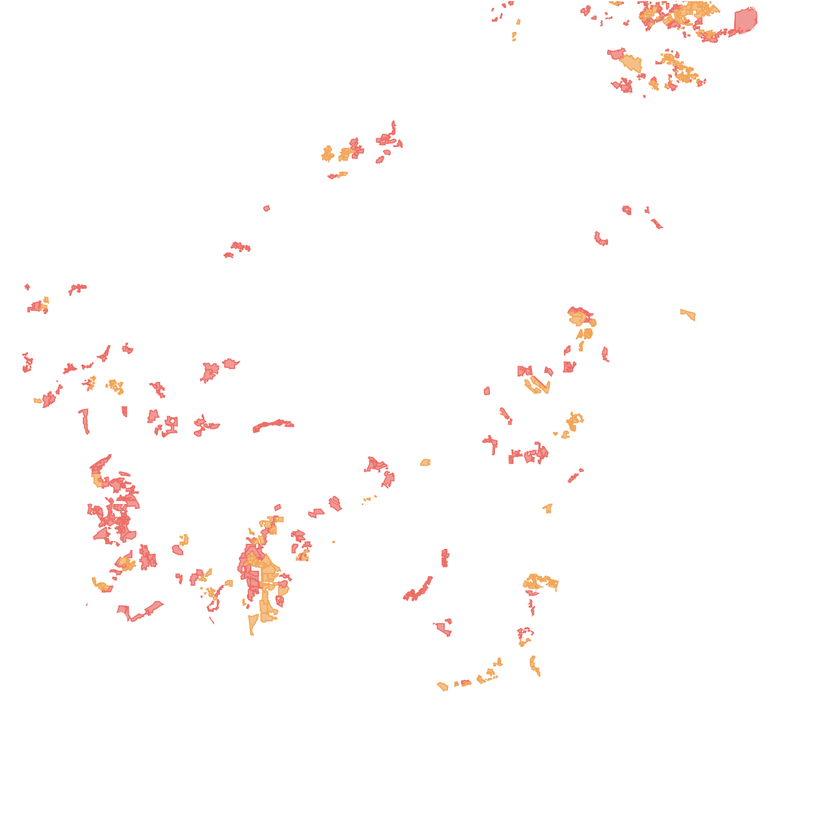
#> input picture RPSO_palm_oil_bitmap.png, 840 x 840 px, shrunk from 1500 x 1500 before the run
$ python invert.py
#> lines starting #> are read from the running program, lines starting #| are printed output that depends on the picture
from PIL import Image

def invert_image_colors(image_path, output_path):
    # Open the image
#> called with image_path = 'RPSO_palm_oil_bitmap.png', output_path = 'RPSO_palm_oil_bitmap.png'
    image = Image.open(image_path)
#> image is the input picture: PIL image 840x840 RGB; mean R, G, B 254.6, 252, 251.2

    # Get pixel access object
    pixels = image.load()

    # Iterate over each pixel and invert its color
    for x in range(image.width):
        for y in range(image.height):
            # Get pixel value
            r, g, b = pixels[x, y]
            # Invert color
            inverted_r = 255 - r
            inverted_g = 255 - g
            inverted_b = 255 - b
            # Set inverted color to the pixel
            pixels[x, y] = (inverted_r, inverted_g, inverted_b)

    # Save the result image
    image.save(output_path)
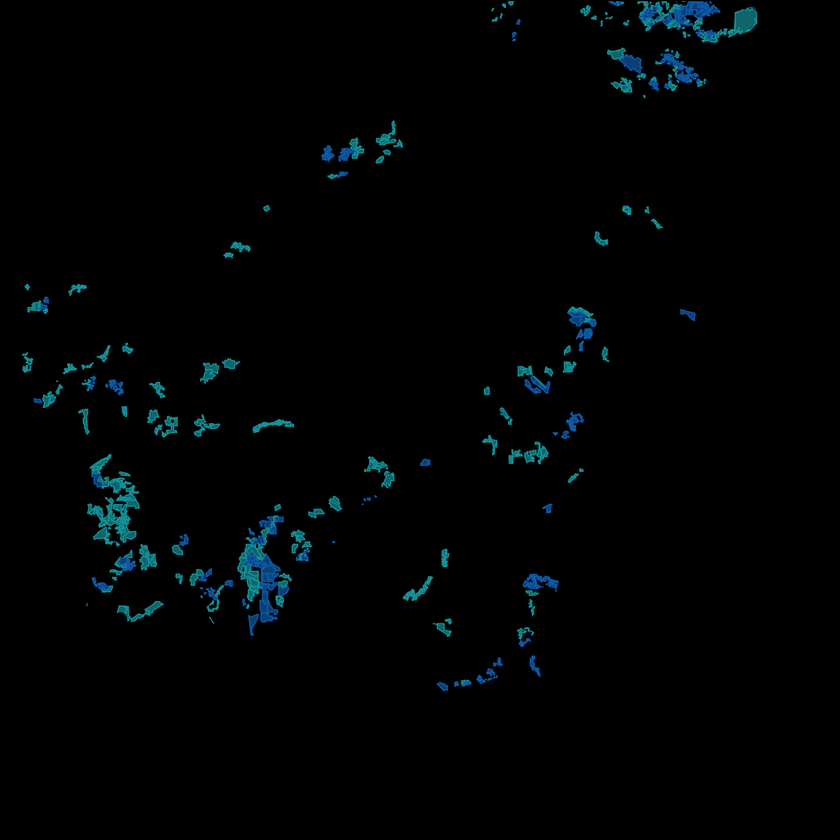
#> saved as RPSO_palm_oil_bitmap.png: PIL image 840x840 RGB; mean R, G, B 0.4, 3, 3.8

# Example usage
image_path = "RPSO_palm_oil_bitmap.png"

invert_image_colors(image_path, image_path)

$ run again, with critical_zone_bitmap.png copied over RPSO_palm_oil_bitmap.png
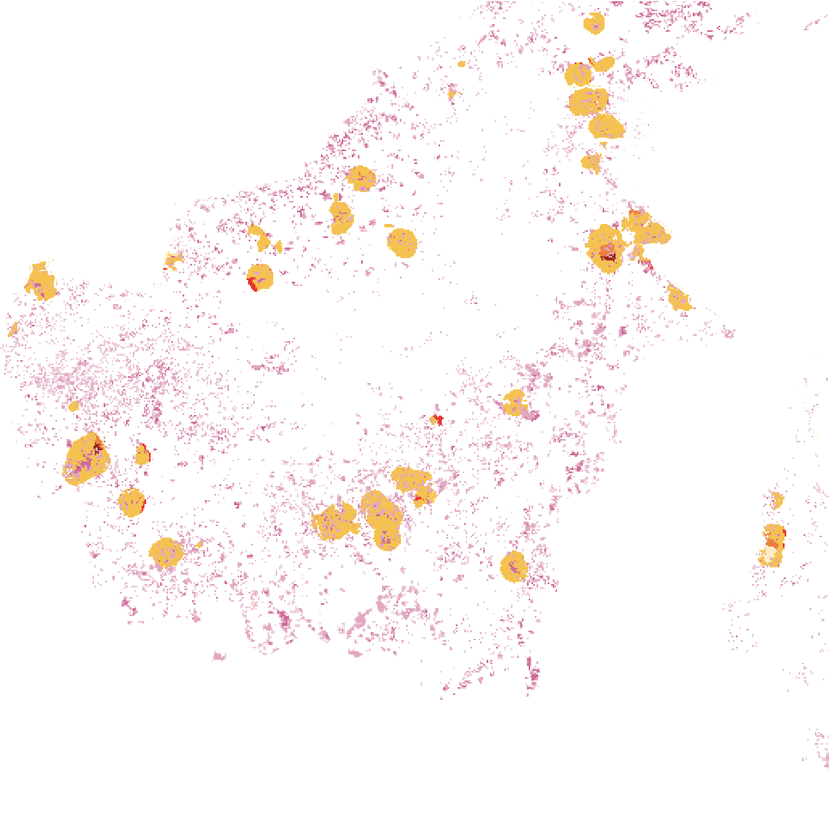
#> input picture critical_zone_bitmap.png, 840 x 840 px, shrunk from 1500 x 1500 before the run
#> in invert_image_colors, image is the input picture: PIL image 840x840 RGB; mean R, G, B 253.3, 249.1, 247.8
#> in invert_image_colors, `image.save(output_path)`:
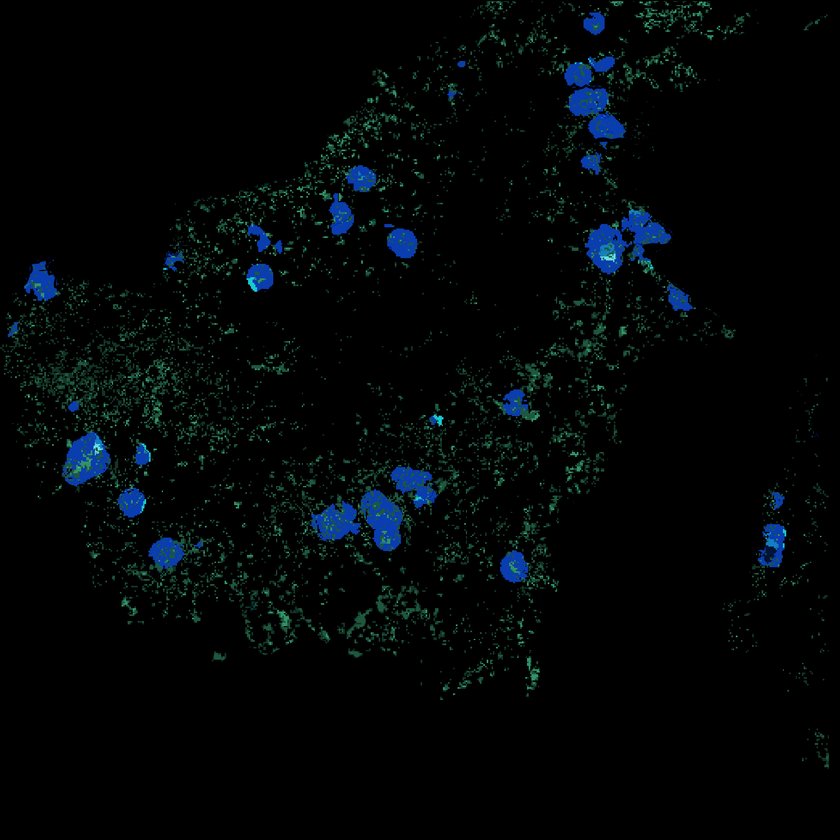
#> saved as RPSO_palm_oil_bitmap.png: PIL image 840x840 RGB; mean R, G, B 1.7, 5.9, 7.2
